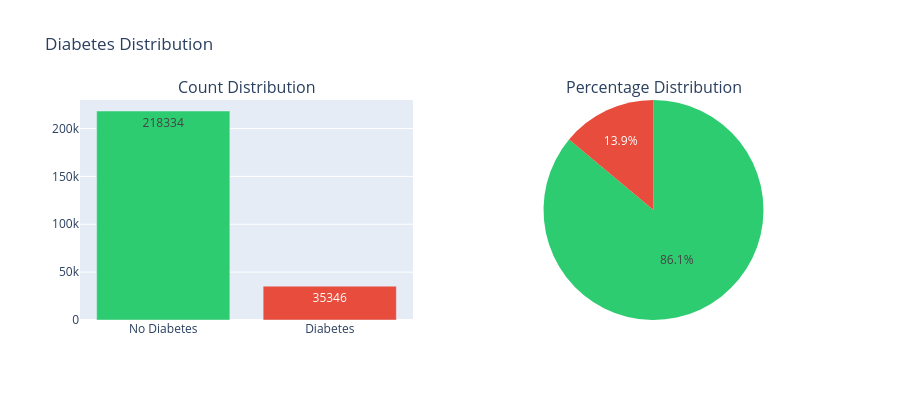

Here is the notebook cell this chart was saved with:
### Markdown cell above
## 3. Data Visualization

### Code cell
# Visualize target variable distribution using custom function
visualize_target_distribution(df)

### Figure 1 — Plotly figure (JSON) as saved in the notebook; plotly's stock layout.template omitted (floating-point values rounded to 4 significant figures)
{"data": [{"marker": {"color": ["#2ecc71", "#e74c3c"]}, "text": [218300.0, 35350.0], "textposition": "auto", "type": "bar", "x": ["No Diabetes", "Diabetes"], "xaxis": "x", "y": [218334, 35346], "yaxis": "y"}, {"domain": {"x": [0.55, 1], "y": [0, 1]}, "labels": ["No Diabetes", "Diabetes"], "marker": {"colors": ["#2ecc71", "#e74c3c"]}, "type": "pie", "values": [218334, 35346]}], "layout": {"annotations": [{"font": {"size": 16}, "showarrow": false, "text": "Count Distribution", "x": 0.225, "xanchor": "center", "xref": "paper", "y": 1, "yanchor": "bottom", "yref": "paper"}, {"font": {"size": 16}, "showarrow": false, "text": "Percentage Distribution", "x": 0.775, "xanchor": "center", "xref": "paper", "y": 1, "yanchor": "bottom", "yref": "paper"}], "height": 400, "showlegend": false, "title": {"text": "Diabetes Distribution"}, "xaxis": {"anchor": "y", "domain": [0, 0.45]}, "yaxis": {"anchor": "x", "domain": [0, 1]}}}
